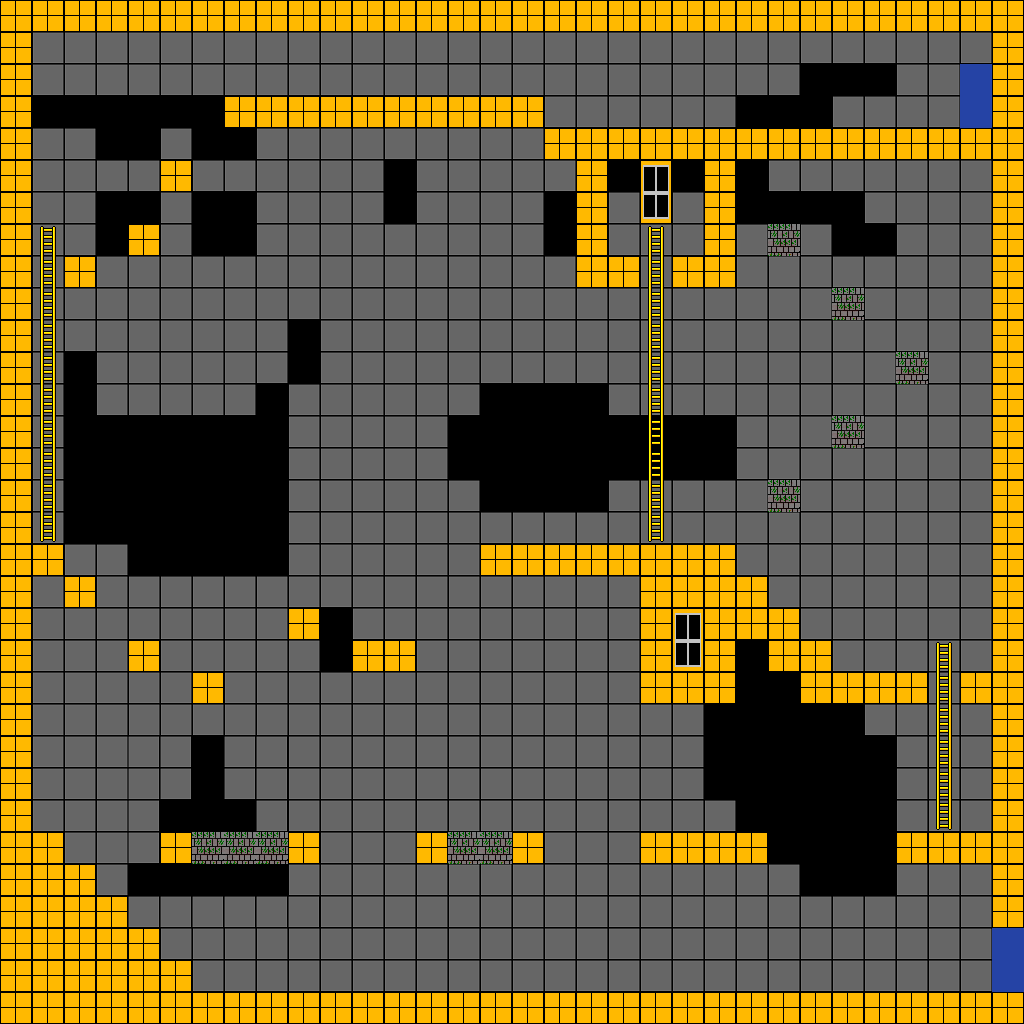

A 2D game scene composited from a Tiled map and its tileset images. What follows is a short description and the map's XML, with each tile layer's data collapsed to a summary:
An orthogonal 32x32 tile map with 32x32 px tiles, 4 tile layers (Background, Foreground, Ladder, Breakable) and 9 objects (tower3, tower5).

<map version="1.0" orientation="orthogonal" width="32" height="32" tilewidth="32" tileheight="32">
 <tileset firstgid="1" name="Tileset" tilewidth="32" tileheight="32">
  <image source="spritesheets/spritesheet2.png" trans="ff00ff" width="320" height="320" />
 </tileset>
 <layer name="Background" width="32" height="32">
  <data>[1024 cells, 855 non-empty, 5 distinct tile ids]</data>
 </layer>
 <layer name="Foreground" width="32" height="32">
  <data>[1024 cells, 220 non-empty, 1 distinct tile ids]</data>
 </layer>
 <layer name="Ladder" width="32" height="32">
  <data>[1024 cells, 26 non-empty, 3 distinct tile ids]</data>
 </layer>
 <layer name="Breakable" width="32" height="32">
  <data>[1024 cells, 10 non-empty, 1 distinct tile ids]</data>
 </layer>
 <objectgroup name="Transition" width="32" height="32">
  <object name="tower3" x="991" y="927" width="31" height="63">
   <properties>
    <property name="cx" value="0" />
    <property name="cy" value="0" />
    <property name="d" value="0" />
    <property name="map" value="tower4" />
    <property name="x" value="72" />
    <property name="y" value="72" />
   </properties>
  </object>
  <object name="tower5" x="961" y="64" width="31" height="62">
   <properties>
    <property name="cx" value="0" />
    <property name="cy" value="994" />
    <property name="d" value="1" />
    <property name="map" value="tower4" />
    <property name="x" value="48" />
    <property name="y" value="390" />
   </properties>
  </object>
 </objectgroup>
 <objectgroup name="Visited" width="32" height="32">
  <properties>
   <property name="mapId" value="8" />
   <property name="visited" value="false" />
  </properties>
 </objectgroup>
 <objectgroup name="Load" width="32" height="32" />
 <objectgroup name="Objects" width="32" height="32">
  <object x="768" y="191" width="31" height="31">
   <properties>
    <property name="Type" value="super essence" />
   </properties>
  </object>
  <object x="609" y="192" width="28" height="30">
   <properties>
    <property name="Type" value="key" />
   </properties>
  </object>
  <object x="799" y="737" width="32" height="36">
   <properties>
    <property name="Type" value="essence" />
   </properties>
  </object>
  <object x="194" y="548" width="29" height="26">
   <properties>
    <property name="Type" value="essence" />
   </properties>
  </object>
 </objectgroup>
 <objectgroup name="Enemy" width="32" height="32">
  <object x="416" y="928" width="32" height="64">
   <properties>
    <property name="hits" value="5" />
    <property name="spritesheet" value="enemy1" />
    <property name="xFrames" value="3" />
    <property name="yFrames" value="1" />
   </properties>
  </object>
  <object x="736" y="64" width="32" height="64">
   <properties>
    <property name="hits" value="10" />
    <property name="spritesheet" value="enemy2" />
    <property name="xFrames" value="3" />
    <property name="yFrames" value="1" />
   </properties>
  </object>
  <object x="512" y="480" width="32" height="64">
   <properties>
    <property name="hits" value="5" />
    <property name="spritesheet" value="enemy1" />
    <property name="xFrames" value="3" />
    <property name="yFrames" value="1" />
   </properties>
  </object>
 </objectgroup>
</map>
